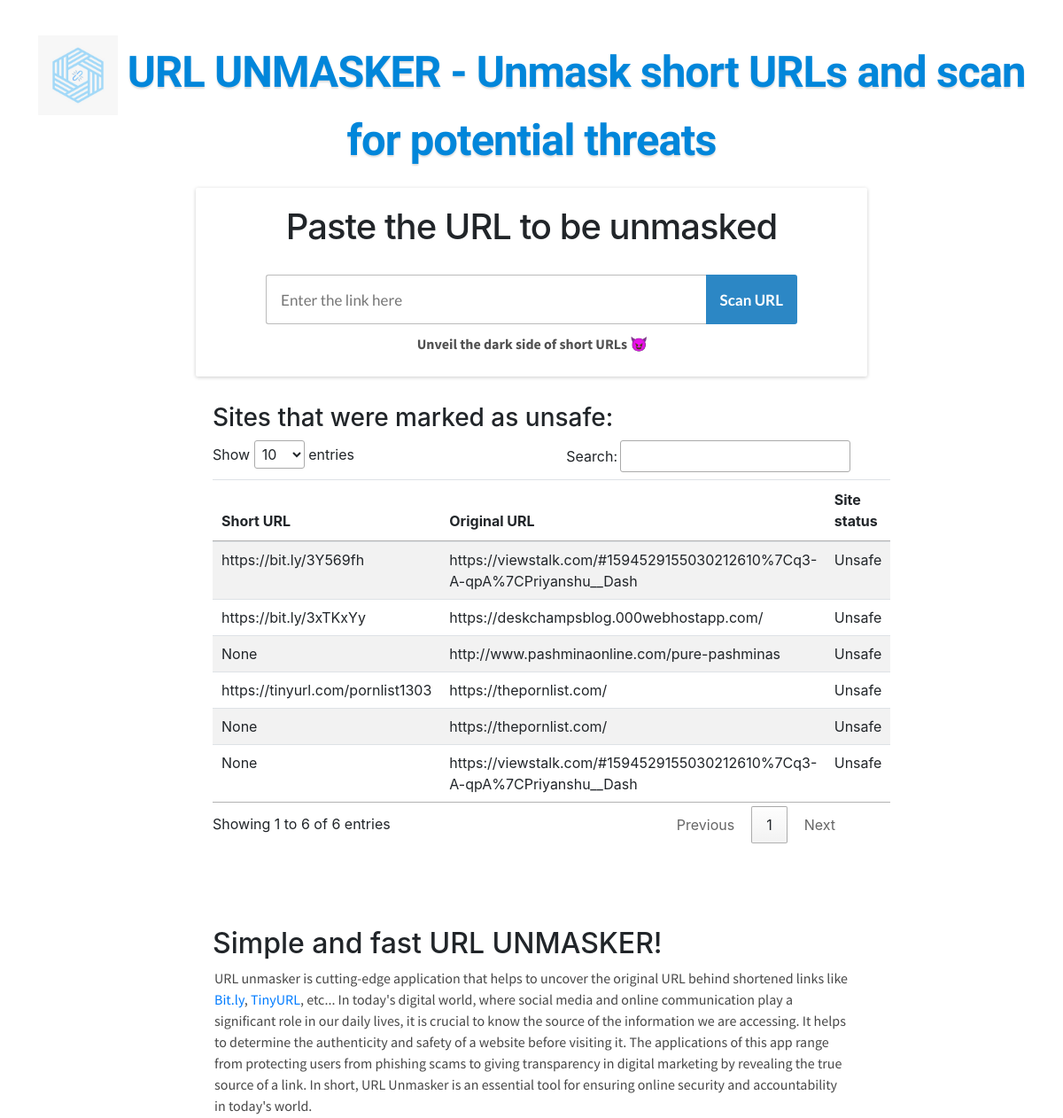
The app's page / (upper part), older data.
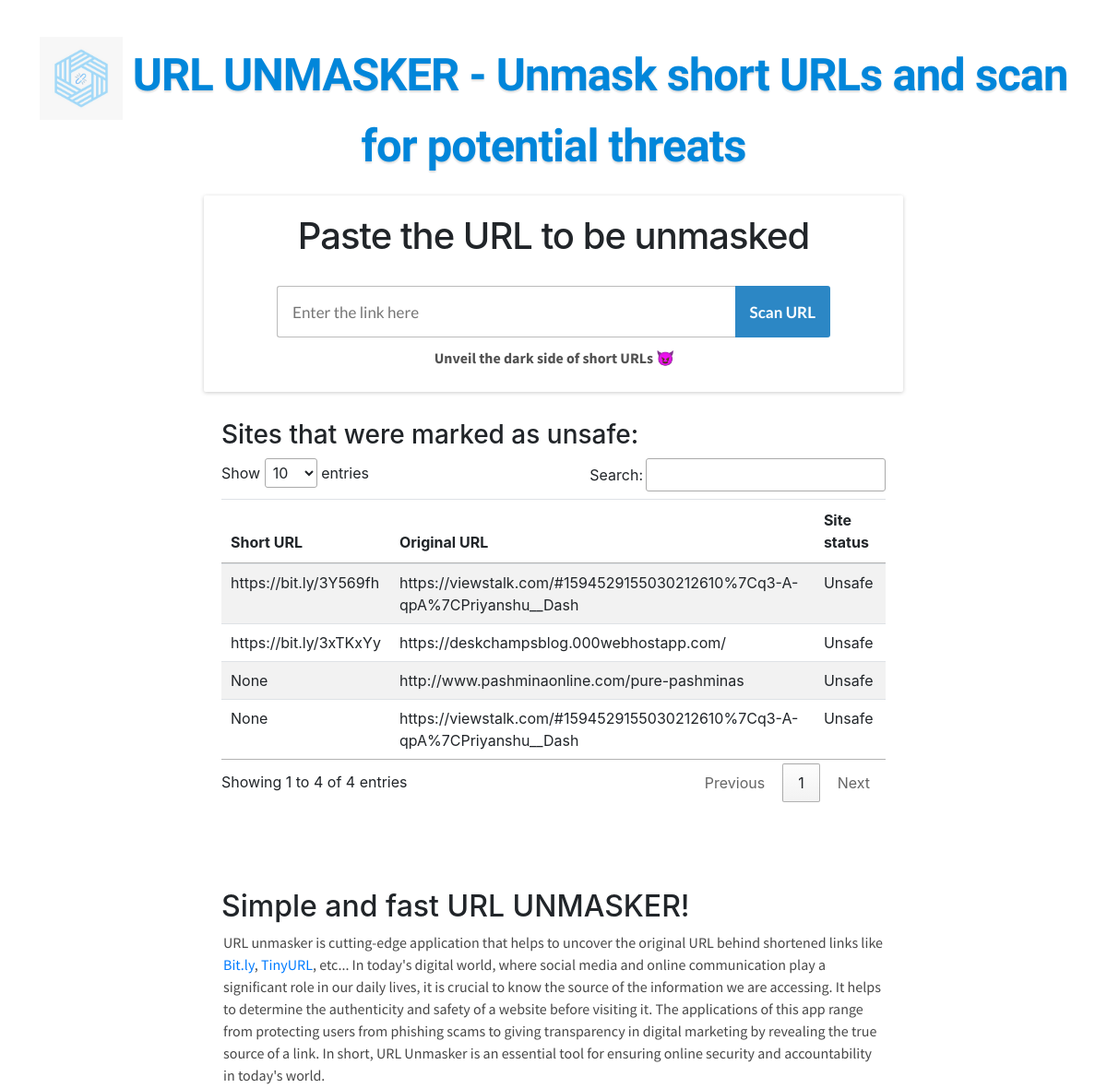
The same page, newer data.
### urlunmasker/models.py (models this page shows, shortened)
class UnsafeURL(models.Model):
    short_url = models.CharField(max_length=2000,blank=True, null=True)
    origianl_url = models.CharField(max_length=2000, blank=True, null=True)
    status = models.CharField(max_length=20, blank=True, null=True)

### urlunmasker/views.py (the view, shortened to what this page needs)
# urls.py: path('',views.home,name="home"),
@xframe_options_exempt
@csrf_exempt
def home(request):
    unsafe_data = UnsafeURL.objects.all()
    return render(request,"urlunmasker/home.html",{"unsafe_data":unsafe_data})

### templates/urlunmasker/home.html (shortened to what this page needs)
{% load static %}
<!DOCTYPE html>
<html lang="en-us">
<head>
    <link rel="stylesheet" type="text/css" href="https://cdn.datatables.net/1.12.1/css/jquery.dataTables.css">
    <link rel="stylesheet" href="https://cdn.datatables.net/1.10.25/css/jquery.dataTables.min.css">
    <link rel="stylesheet" href="https://cdn.datatables.net/buttons/1.7.1/css/buttons.dataTables.min.css">
</head>
<body>
    <header>
        <div id="logo"><a href="/" class="logo">
            <img src="{% static 'images/logo.jpeg' %}" width="90" height="90"/>
            URL UNMASKER - Unmask short URLs and scan for potential threats</a></div>
    </header>
    <main>
        <section id="urlbox">
            <h1>Paste the URL to be unmasked</h1>
            <form method="POST">
                <div id="formurl">
                    <input type="url" name="uname" placeholder="Enter the link here">
                    <div id="formbutton">
                        <input type="submit" value="Scan URL">
                    </div>
                </div>
            </form>
            <p class="boxtextcenter"><b>Unveil the dark side of short URLs 😈</b><br></p>
        </section>
        <link rel="stylesheet" href="https://cdn.jsdelivr.net/npm/bootstrap@4.0.0/dist/css/bootstrap.min.css">
        <section id="content">
    <h3>Sites that were marked as unsafe: </h3>
        <table class="table table-striped" id="srd">
            <thead>
              <tr>
                <th scope="col">Short URL</th>
                <th scope="col">Original URL</th>
                <th scope="col">Site status</th>
              </tr>
            </thead>
            <tbody>
                {% for i in unsafe_data %}
                <tr>
                    <td>{{ i.short_url }}</td>
                    <td>{{ i.origianl_url }}</td>
                    <td>{{ i.status }}</td>
                  </tr>
                {% endfor %}
            </tbody>
          </table>
        </section>
        <br>
        <section id="content">
            <h2>Simple and fast URL UNMASKER!</h2>
            <p>URL unmasker is cutting-edge application that helps to uncover the original URL behind shortened links like <a href="https://bitly.com/"
                    target="_blank">Bit.ly</a>, <a href="https://tinyurl.com/app" target="_blank">TinyURL</a>, etc... In today's digital world, where social media and online communication play a significant role in our daily lives, it is crucial to know the source of the information we are accessing.
                     It helps to determine the authenticity and safety of a website before visiting it.
                     The applications of this app range from protecting users from phishing scams to giving transparency in digital marketing by revealing the true source of a link.
                     In short, URL Unmasker is an essential tool for ensuring online security and accountability in today's world. </p>
                     <br>
        </section>
        <br>
    </main>
    <br><br><br><br><br>
</body>
</html>

Row changes from the older to the newer data that the page shows:
removed UnsafeURL: short_url "https://tinyurl.com/pornlist1303", origianl_url "https://thepornlist.com/", status "Unsafe"
removed UnsafeURL: short_url "None", origianl_url "https://thepornlist.com/", status "Unsafe"
Text that changed along with them:
text written by a page script: "Show entries Search: Showing 1 to 6 of 6 entries Previous 1 Next" → "Show entries Search: Showing 1 to 4 of 4 entries Previous 1 Next"
